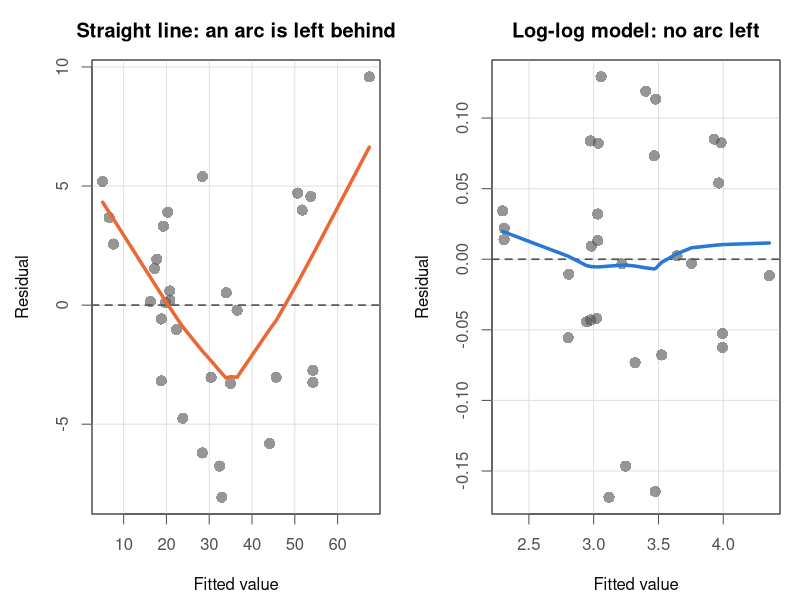

Here is the R script that generated this plot:
# Date        : 2026-08-26
# Description : Figure for the Introduction slide "7단계 모형 검증과 비판".
#               Two residual-versus-fitted plots from the SAME real data, so
#               the only thing that changes between the panels is the model:
#                 left  - Volume ~ Girth, a straight line on a relationship
#                         that is not straight; the residuals keep a clear arc
#                 right - log(Volume) ~ log(Girth) + log(Height); the arc is
#                         gone
#               Data: R's built-in `trees` (Black cherry, n = 31; girth in
#               inches, height in feet, volume in cubic feet.  Ryan, Joiner &
#               Ryan, Minitab Student Handbook, 1976).  The log form is not an
#               arbitrary choice: a trunk behaves roughly like a cylinder, so
#               volume is about proportional to girth^2 times height, and
#               taking logs turns that into a first-order equation.
#
#               A lowess curve is drawn through each residual cloud so the
#               pattern (or its absence) is visible from the back of a room.
#               The run counts printed to the console back up the claim that
#               the left panel is systematic and the right panel is not.
#
#               Run from the project root:
#                 Rscript code/agent/2026-08-26/make-residual-pattern-figure.R
# File        : make-residual-pattern-figure.R

FIG_DIR <- "output/agent/2026-08-26"
dir.create(FIG_DIR, recursive = TRUE, showWarnings = FALSE)

COL_BLUE   <- "#2a78d6"
COL_ORANGE <- "#eb6834"
INK        <- "#0b0b0b"
INK2       <- "#52514e"
GRID_C     <- "#e1e0d9"

m_bad  <- lm(Volume ~ Girth, data = trees)
m_good <- lm(log(Volume) ~ log(Girth) + log(Height), data = trees)

# Runs of residual signs ordered by fitted value: about n/2 + 1 if nothing
# systematic is left.  Reported to the console, not printed on the figure.
runs_of <- function(m) {
  r <- resid(m)
  s <- sign(r[order(fitted(m))])
  1 + sum(s[-1] != s[-length(s)])
}
cat(sprintf("n = %d, expected runs = %.1f\n", nrow(trees), nrow(trees) / 2 + 1))
cat(sprintf("Volume ~ Girth            R2 = %.4f  runs = %d\n",
            summary(m_bad)$r.squared, runs_of(m_bad)))
cat(sprintf("log(Volume) ~ log(G)+log(H) R2 = %.4f  runs = %d\n",
            summary(m_good)$r.squared, runs_of(m_good)))
cat("log-log coefficients (girth exponent should sit near 2):\n")
print(round(coef(m_good), 3))

panel <- function(m, title, curve_col) {
  f <- fitted(m)
  r <- resid(m)
  plot(f, r, type = "n", main = title,
       xlab = "Fitted value", ylab = "Residual")
  grid(col = GRID_C, lty = 1)
  box(col = INK2)
  abline(h = 0, col = INK2, lwd = 1.6, lty = 2)
  points(f, r, pch = 16, col = adjustcolor(INK2, alpha.f = 0.6), cex = 1.5)
  lines(lowess(f, r, f = 0.8), col = curve_col, lwd = 3.4)
}

png(file.path(FIG_DIR, "fig-i08-residual-pattern.png"),
    width = 2100, height = 1000, res = 150)
par(mfrow = c(1, 2), mar = c(4.3, 4.6, 3.0, 1),
    col.axis = INK2, col.lab = INK, fg = INK2)
panel(m_bad,  "Straight line: an arc is left behind", COL_ORANGE)
panel(m_good, "Log-log model: no arc left",           COL_BLUE)
dev.off()

cat("written:", file.path(FIG_DIR, "fig-i08-residual-pattern.png"), "\n")
